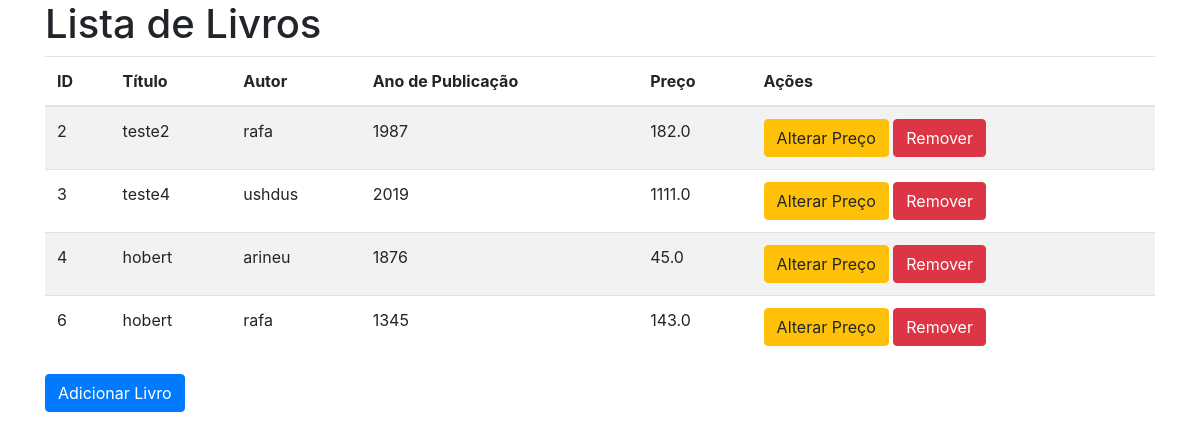
/books, run on the app's committed database.
### tables this page shows
CREATE TABLE books (
        id INTEGER PRIMARY KEY AUTOINCREMENT,
        titulo TEXT NOT NULL,
        autor TEXT NOT NULL,
        ano_publicacao INTEGER,
        preco REAL
    );

### app.py (the view)
@app.route('/books')
def list_books():
    books = get_book()
    return render_template('lista.html', books=books)

### models.py (called while the page is built)
def connect():
    db_conn = sqlite3.connect(DB_PATH)
    return db_conn

def get_book():
    db_connect = connect()
    x = db_connect.cursor()
    x.execute("SELECT * FROM books")
    books = x.fetchall()
    db_connect.close()
    return books

### templates/lista.html
{% extends 'base.html' %}
{% block content %}
<h1>Lista de Livros</h1>
<table class="table table-striped">
    <thead>
        <tr>
            <th>ID</th>
            <th>Título</th>
            <th>Autor</th>
            <th>Ano de Publicação</th>
            <th>Preço</th>
            <th>Ações</th>
        </tr>
    </thead>
    <tbody>
        {% for book in books %}
        <tr>
            <td>{{ book[0] }}</td>
            <td>{{ book[1] }}</td>
            <td>{{ book[2] }}</td>
            <td>{{ book[3] }}</td>
            <td>{{ book[4] }}</td>
            <td>
                <a href="{{ url_for('update_book_price', book_id=book[0]) }}" class="btn btn-warning">Alterar Preço</a>
                <form action="{{ url_for('del_book', book_id=book[0]) }}" method="POST" style="display:inline;">
                    <button type="submit" class="btn btn-danger">Remover</button>
                </form>
            </td>
        </tr>
        {% endfor %}
    </tbody>
</table>
<a href="{{ url_for('add_new_book') }}" class="btn btn-primary">Adicionar Livro</a>
{% endblock %}

### templates/base.html (shortened to what this page needs)
<!DOCTYPE html>
<html lang="en">
<head>
    <link rel="stylesheet" href="https://stackpath.bootstrapcdn.com/bootstrap/4.5.2/css/bootstrap.min.css">
</head>
<body>
    <div class="container">
        {% block content %}{% endblock %}
    </div>
</body>
</html>

### data on the page
books: id "2", titulo "teste2", autor "rafa", ano_publicacao "1987", preco "182.0"
books: id "3", titulo "teste4", autor "ushdus", ano_publicacao "2019", preco "1111.0"
books: id "4", titulo "hobert", autor "arineu", ano_publicacao "1876", preco "45.0"
books: id "6", titulo "hobert", autor "rafa", ano_publicacao "1345", preco "143.0"
